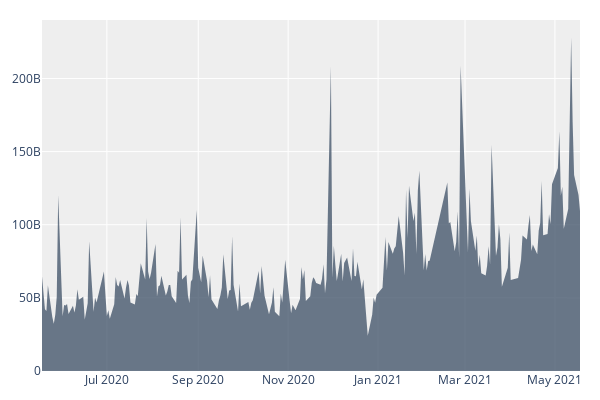

The notebook cell saved with this chart:
### Code cell
get_plot(df)

### Figure 1 — Plotly figure (JSON) as saved in the notebook; plotly's stock layout.template omitted (floating-point values rounded to 4 significant figures; data arrays with more than 128 entries replaced by an {"elided": "..."} marker saying what was removed)
{"data": [{"fill": "tozeroy", "fillcolor": "rgba(72,89,110,0.8)", "line": {"color": "rgba(72,89,110,1)", "width": 0}, "name": "Foreign_Investor/sell", "type": "scatter", "x": {"elided": "245 str values"}, "y": {"elided": "245 int values"}}], "layout": {"height": 400, "legend": {"orientation": "h", "x": 1, "xanchor": "right", "y": 1.02, "yanchor": "bottom"}, "margin": {"b": 20, "l": 20, "r": 20, "t": 20}, "plot_bgcolor": "#EEEEEE", "width": 600}}
